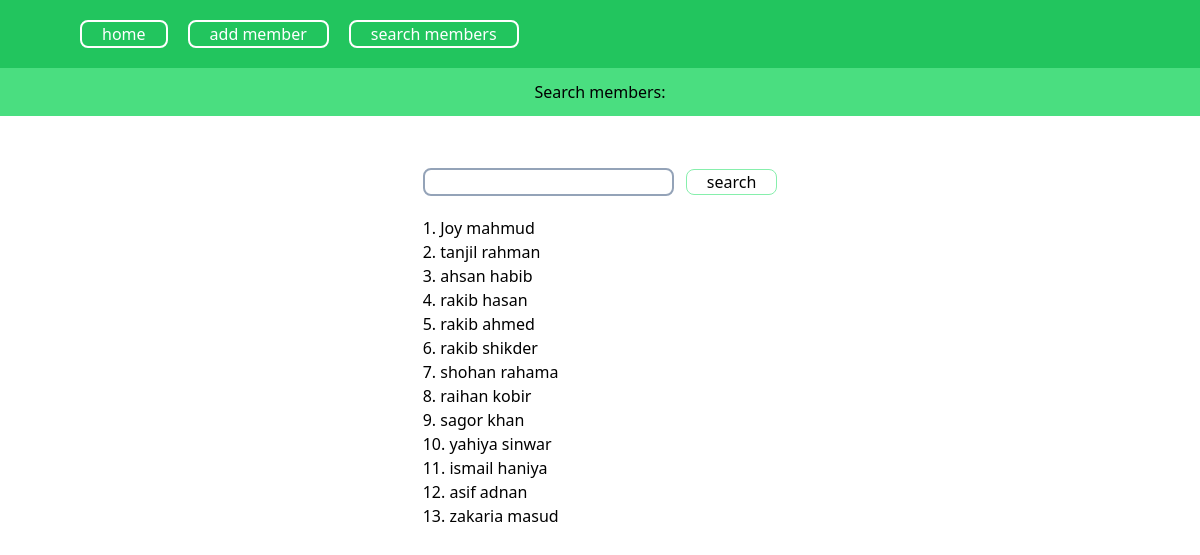
/member/searchMember/, run on an earlier commit of the app's database.
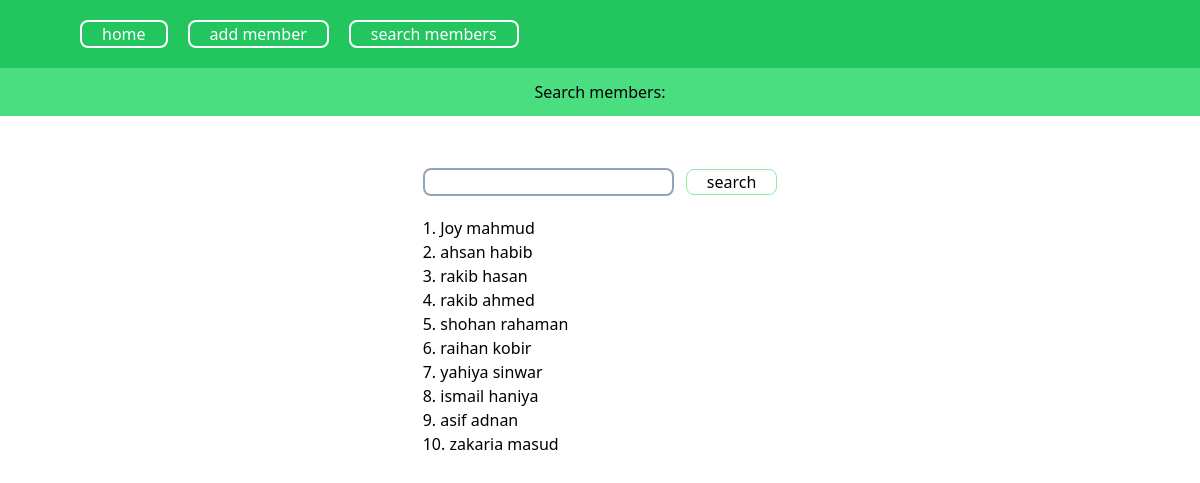
And on a later commit of the database.
### member/models.py (models this page shows)
class Member(models.Model):
    firstname=models.CharField(max_length=100)
    lastname=models.CharField(max_length=100)
    verified=models.BooleanField(default=0)

### member/views.py (the view)
# urls.py: path('searchMember/',views.search_member,name="search_member"),
def search_member(request):
    search_term= request.GET.get('query',"")
    print(search_term)
    searched_members = Member.objects.filter( Q(firstname__icontains=search_term) | Q(lastname__icontains=search_term)) if search_term else Member.objects.all().values()
    members_data = list(searched_members.values())
    context={
        "members":searched_members,
    }
    return render(request,'search_member.html',context)

### member/templates/search_member.html (shortened to what this page needs)
{% extends "layout.html" %}
{% block content %}
<h2 class="text-center bg-green-400 py-3 w-full mb-3">Search members:</h2>
    <div class="w-full flex justify-center items-center">
       <div >
        <form method="GET" action="{% url 'search_member'%}" class="pt-10">
            <input name="query" type="text" class="border-2 border-slate-400 px-2 rounded-lg">
            <button type="submit" class="ml-2 border border-green-300 rounded-lg px-5">search</button>
        </form>
        <ul class="mt-5">
            {% for member in  members%}
                <li>{{forloop.counter}}. {{member.firstname}} {{member.lastname}}</li>
                {% empty %}
                <li>No members found.</li>
            {% endfor %}
        </ul>
       </div>
    </div>
{% endblock content %}

What changed in the data, as far as the page shows it:
removed Member: firstname "tanjil", lastname "rahman"
removed Member: firstname "rakib", lastname "shikder"
removed Member: firstname "sagor", lastname "khan"
changed Member "shohan": lastname "rahama" → "rahaman"
